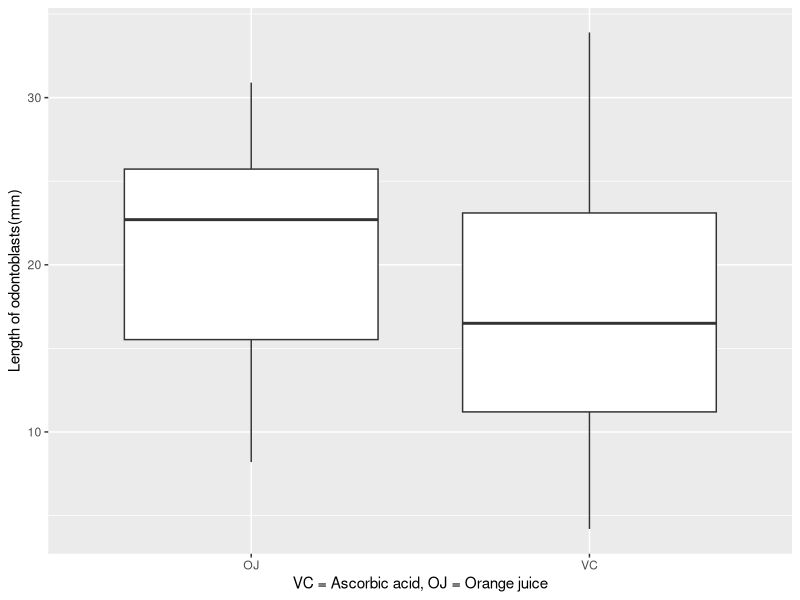

Recreate this plot in R. (Note: this script raises an error after producing the figure.)
## ---- chunk 1
knitr::opts_chunk$set(echo = TRUE,
                      message = FALSE,
                      warning = FALSE)
## ---- chunk 2
library(datasets)
data <- ToothGrowth
dim(data) # 60 observations with three variables
sum(is.na(data)) # There were no missing values
head(data) # see the data
## ---- chunk 3
library(ggplot2)
ggplot(data, aes(x = supp, y = len))+
    geom_boxplot()+
    labs(y = "Length of odontoblasts(mm)", x = "VC = Ascorbic acid, OJ = Orange juice")
## ---- chunk 4
library(dplyr)
data %>% 
    group_by(supp) %>% 
    summarise(
        Mean = mean(len),
        SD = sd(len),
        Median = median(len),
        Q1 = quantile(len, probs = 0.25),
        Q3 = quantile(len, probs = 0.75),
        Min = min(len),
        Max = max(len)
    ) %>% 
    ungroup() %>% 
    knitr::kable(col.names = c("Supplements","Mean","SD","Median","Q1","Q3","Min","Max"),
                 digits = 2,
                 caption = "Summary of tooth growth by supplements")
## ---- chunk 5
tSupp <- with(data, t.test(len ~ supp, alternative = "greater",
                  paired = FALSE, var.equal = TRUE))
data.frame(meanDiff = tSupp$estimate[1] - tSupp$estimate[2],t = tSupp$statistic, df =tSupp$parameter, CI = paste0(round(tSupp$conf.int[1],2),",",round(tSupp$conf.int[2],2)),pValue = tSupp$p.value, row.names = NULL) %>% knitr::kable(
    col.names = c("Mean difference","t-value","degree of freedom","95% CI","P value"),
    digits = 4,
    caption = "T test results for comparison of growth between two supplements"
)
## ---- chunk 6
library(ggplot2)
ggplot(data, aes(x = factor(dose), y = len))+
    geom_boxplot()+
    labs(y = "Length of odontoblasts(mm)", x = "Dose level(mg/day)")
## ---- chunk 7
library(dplyr)
data %>% 
    group_by(factor(dose)) %>% 
    summarise(
        Mean = mean(len),
        SD = sd(len),
        Median = median(len),
        Q1 = quantile(len, probs = 0.25),
        Q3 = quantile(len, probs = 0.75),
        Min = min(len),
        Max = max(len)
    ) %>% 
    ungroup() %>% 
    knitr::kable(col.names = c("Dose levels","Mean","SD","Median","Q1","Q3","Min","Max"),
                 digits = 2,
                 caption = "Summary of tooth growth by dose levels")
## ---- chunk 8
t.test(
    x = data[data$dose==0.5, "len"],
    y = data[data$dose==1, "len"],
    paired = FALSE,
    var.equal = TRUE,
    alternative = "less"
)
## ---- chunk 9
t.test(
    x = data[data$dose==0.5, "len"],
    y = data[data$dose==2, "len"],
    paired = FALSE,
    var.equal = TRUE,
    alternative = "less"
)
## ---- chunk 10
t.test(
    x = data[data$dose==1, "len"],
    y = data[data$dose==2, "len"],
    paired = FALSE,
    var.equal = TRUE,
    alternative = "less"
)
## ---- chunk 11
p.adjust(c(6.342e-08, 2.199e-14, 9.532e-06), method = "bonf")
## ---- chunk 12
aov <- aov(len ~ dose, data)
summary(aov)
oneway.test(len ~ dose, data, var.equal = TRUE)
pairwise.t.test(data$len, factor(data$dose), p.adjust.method = "bonf", paired = FALSE, alternative = "greater")
## ---- chunk 13
shapiro.test(data$len)
shapiro.test(data[data$supp=="OJ", "len"])
shapiro.test(data[data$supp=="VC", "len"])
shapiro.test(data[data$dose==0.5, "len"])
shapiro.test(data[data$dose==1, "len"])
shapiro.test(data[data$dose==2, "len"])
## ---- chunk 14
var.test(data[data$supp=="OJ", "len"],data[data$supp=="VC", "len"])
var.test(data[data$dose==0.5, "len"],data[data$dose==1, "len"])
var.test(data[data$dose==0.5, "len"],data[data$dose==2, "len"])
var.test(data[data$dose==2, "len"],data[data$dose==1, "len"])

